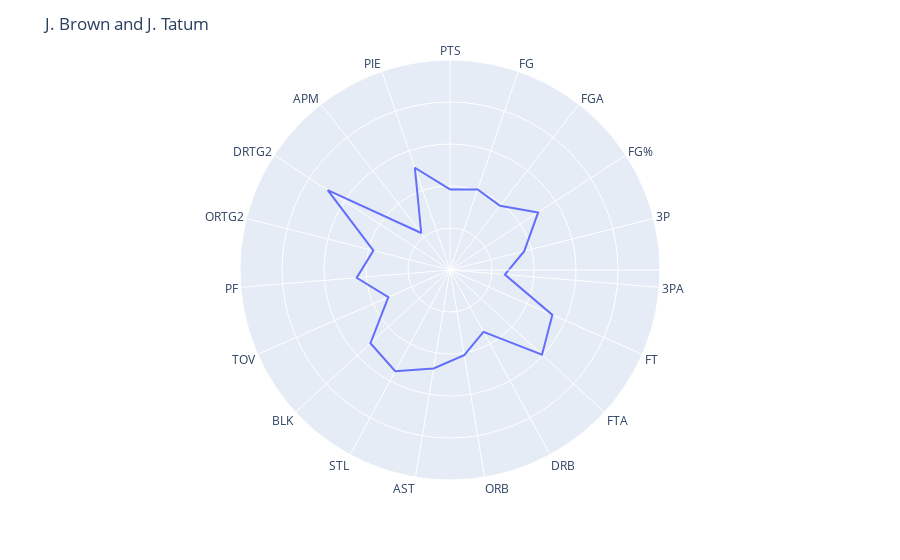

Notebook code cell kept with this figure:
### Code cell
import plotly.express as px

def spider(p1, p2):
    players = alllineup_stats[(alllineup_stats["Player 1"]==p1) & (alllineup_stats["Player 2"]==p2)]
    selected = [5, 6, 7, 8, 9, 10, 12, 13, 15, 17, 21, 22, 23, 24, 25, 26, 27, 36, 37]
    players_selected = players.iloc[0, selected]
    players = pd.DataFrame(dict(
        stat=players.columns[selected].tolist(), 
        value=players_selected.tolist() 
    ))

    fig = px.line_polar(jb_jt, r='value', theta='stat', line_close=True)
    fig.update_layout(
        polar=dict(
            radialaxis=dict(
                range=[0, 100],
                showticklabels=False
            )
        ),
        title=f"{p1} and {p2}"
    )
    fig.show()
spider("J. Brown", "J. Tatum")

### Figure 1 — Plotly figure (JSON) as saved in the notebook; plotly's stock layout.template omitted (floating-point values rounded to 4 significant figures)
{"data": [{"hovertemplate": "value=%{r}<br>stat=%{theta}<extra></extra>", "legendgroup": "", "line": {"color": "#636efa", "dash": "solid"}, "marker": {"symbol": "circle"}, "mode": "lines", "name": "", "r": [38.36, 40.54, 38.8, 50.14, 36.47, 26.21, 53.23, 59.55, 33.48, 41.1, 47.54, 54.82, 51.48, 32.07, 44.58, 37.62, 69.56, 22.31, 51.49, 38.36], "showlegend": false, "subplot": "polar", "theta": ["PTS", "FG", "FGA", "FG%", "3P", "3PA", "FT", "FTA", "DRB", "ORB", "AST", "STL", "BLK", "TOV", "PF", "ORTG2", "DRTG2", "APM", "PIE", "PTS"], "type": "scatterpolar"}], "layout": {"autosize": true, "legend": {"tracegroupgap": 0}, "margin": {"t": 60}, "polar": {"angularaxis": {"direction": "clockwise", "rotation": 90, "type": "category"}, "domain": {"x": [0, 1], "y": [0, 1]}, "radialaxis": {"autorange": false, "range": [0, 100], "showticklabels": false, "type": "linear"}}, "title": {"text": "J. Brown and J. Tatum"}}}
